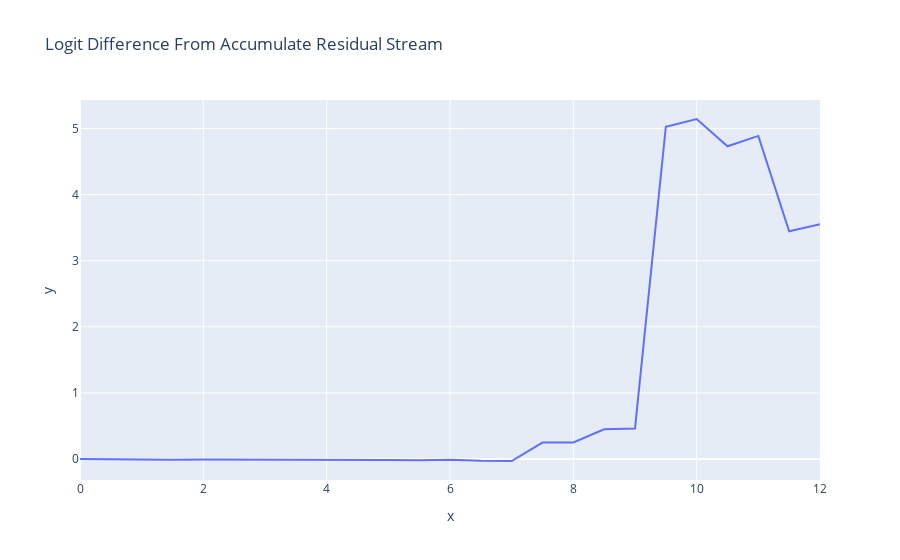

The notebook cell saved with this chart:
### Markdown cell above
Fascinatingly, we see that the model is utterly unable to do the task until layer 7, almost all performance comes from attention layer 9, and performance actually *decreases* from there.

**Note:** Hover over each data point to see what residual stream position it's from!

<details> <summary>Details on `accumulated_resid`</summary>
**Key:** `n_pre` means the residual stream at the start of layer n, `n_mid` means the residual stream after the attention part of layer n (`n_post` is the same as `n+1_pre` so is not included)

* `layer` is the layer for which we input the residual stream (this is used to identify *which* layer norm scaling factor we want)
* `incl_mid` is whether to include the residual stream in the middle of a layer, ie after attention & before MLP
* `pos_slice` is the subset of the positions used. See `utils.Slice` for details on the syntax.
* return_labels is whether to return the labels for each component returned (useful for plotting)
</details>

### Code cell
accumulated_residual, labels = cache.accumulated_resid(layer=-1, incl_mid=True, pos_slice=-1, return_labels=True)
logit_lens_logit_diffs = residual_stack_to_logit_diff(accumulated_residual, cache)
line(logit_lens_logit_diffs, x=np.arange(model.cfg.n_layers*2+1)/2, hover_name=labels, title="Logit Difference From Accumulate Residual Stream")

### Figure 1 — Plotly figure (JSON) as saved in the notebook; plotly's stock layout.template omitted (floating-point values rounded to 4 significant figures)
{"data": [{"hovertemplate": "<b>%{hovertext}</b><br><br>x=%{x}<br>y=%{y}<extra></extra>", "hovertext": ["0_pre", "0_mid", "1_pre", "1_mid", "2_pre", "2_mid", "3_pre", "3_mid", "4_pre", "4_mid", "5_pre", "5_mid", "6_pre", "6_mid", "7_pre", "7_mid", "8_pre", "8_mid", "9_pre", "9_mid", "10_pre", "10_mid", "11_pre", "11_mid", "final_post"], "legendgroup": "", "line": {"color": "#636efa", "dash": "solid"}, "marker": {"symbol": "circle"}, "mode": "lines", "name": "", "orientation": "v", "showlegend": false, "type": "scatter", "x": [0, 0.5, 1, 1.5, 2, 2.5, 3, 3.5, 4, 4.5, 5, 5.5, 6, 6.5, 7, 7.5, 8, 8.5, 9, 9.5, 10, 10.5, 11, 11.5, 12], "xaxis": "x", "y": [1.293e-05, -0.006643, -0.007525, -0.009076, -0.008737, -0.008685, -0.00648, -0.00794, -0.009662, -0.0151, -0.01419, -0.01993, -0.009125, -0.0273, -0.02985, 0.2497, 0.2506, 0.4501, 0.46, 5.025, 5.143, 4.731, 4.887, 3.445, 3.552], "yaxis": "y"}], "layout": {"legend": {"tracegroupgap": 0}, "title": {"text": "Logit Difference From Accumulate Residual Stream"}, "xaxis": {"anchor": "y", "domain": [0, 1], "title": {"text": "x"}}, "yaxis": {"anchor": "x", "domain": [0, 1], "title": {"text": "y"}}}}
